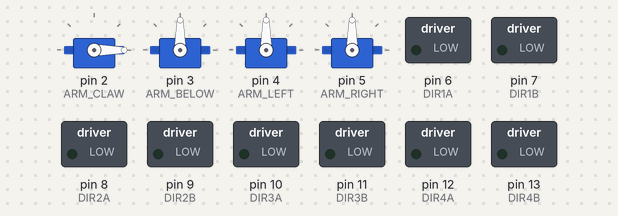
This sketch was run on a simulated Arduino Uno, built with avr-gcc and run on an emulated ATmega328P. On the bench: 4 × servo, switched loads named in the sketch (green lamp = pin HIGH).

Above: at 1.05 s.
At 2.55 s:
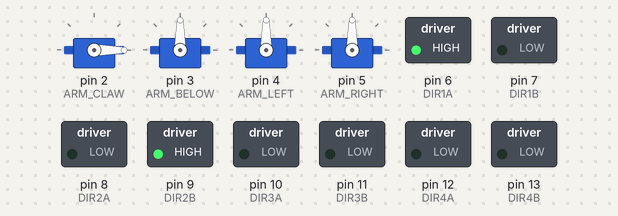
At 4.05 s:
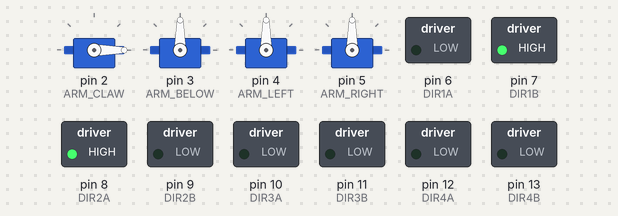
At 7.05 s:
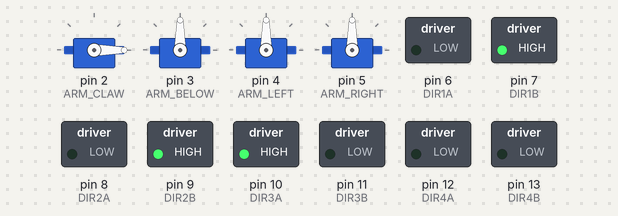
At 10.05 s:
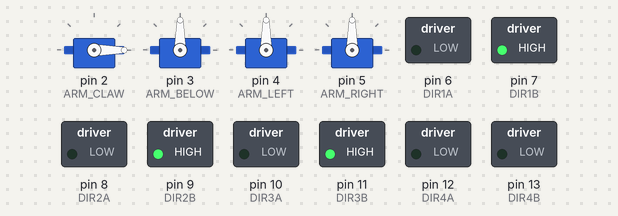
At 13.05 s:
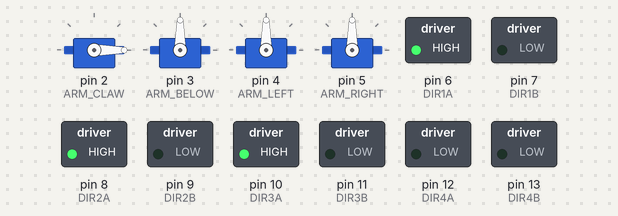
Timing chart, 0 to 14.9 s (numbered marks = the images above):
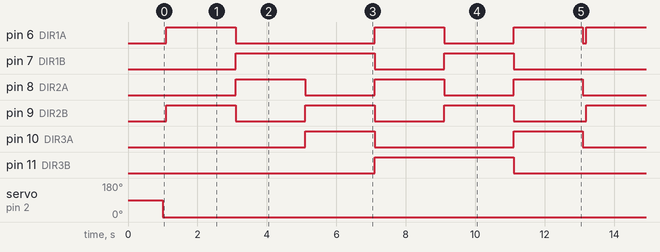

Measured:
- by itself, pin 6 (DIR1A): repeats every 12.1 s: LOW 4.0 s, HIGH 2.0 s, LOW 2.0 s, HIGH 2.0 s, LOW 0.10 s, HIGH 2.0 s
- by itself, pin 7 (DIR1B): repeats every 12.1 s: LOW 2.0 s, HIGH 2.0 s, LOW 4.1 s, HIGH 4.0 s
- by itself, pin 8 (DIR2A), pin 9 (DIR2B): alternates HIGH for 2.0 s and LOW for 2.0 s
- by itself, pin 10 (DIR3A): alternates HIGH for 2.0 s and LOW for 4.0 s
- by itself, pin 11 (DIR3B): alternates HIGH for 4.0 s and LOW for 8.1 s
- by itself, servo on pin 2 (ARM_CLAW): 90° → 0° at 1.0 s

The sketch:

Zhuhai_AROS.ino
```cpp
/*
 Name:		Zhuhai_AROS.ino
 Created:	2018/12/8 2:39:19
 Author:	xbina
*/

#include <Arduino.h>
#include <Servo.h>;
#include <ros.h>;
#include <PID_v1.h>
#include "Zhuhai_AROS.h"

//电机端口
#define DIR1A 6		//Motor 1A
#define DIR1B 7		//Motor 1B
#define DIR1P 		//Motor 1 PWM

#define DIR2A 8		//Motor 2A
#define DIR2B 9		//Motor 2B
#define DIR2P 		//Motor 2 PWM

#define DIR3A 10	//Motor 3A
#define DIR3B 11	//Motor 3B
#define DIR3P 		//Motor 3 PWM

#define DIR4A 12	//Motor 4A
#define DIR4B 13	//Motor 4B
#define DIR4P		//Motor 4 PWM
//舵机端口
#define ARM_CLAW	2	//机械臂爪舵机
#define ARM_BELOW	3	//机械臂旋转舵机
#define ARM_LEFT	4	//左舵机
#define ARM_RIGHT	5	//右舵机

Servo a_claw, a_below, a_left, a_right;
int a_c_angle, a_b_angle, a_l_angle, a_r_angle = 180;

/*****************************************************************

  L298N:
  IN1	IN2		运动
  ------------------
  LOW	LOW		停止
  HIGH	LOW		正转
  LOW	HIGH	反转
  HIGH	HIGH	制动
  (制动就是短路电机线圈，达到制动效果)
  IN1的输入是HIGH/LOW
  IN2的输入是HIGH/LOW/PWM
  调速使用IN2
		Y
		*A
				X
	*B		*C
	LEFT	RIGHT

  电机减速比不允许使用'='，使用'<'/'>'代替
  The End...
*****************************************************************/

// the setup function runs once when you press reset or power the board
void setup() {
	// put your setup code here, to run once:
	//初始化串口通信，通信双方bps必须一致
	Serial.begin(9600);

	//设置舵机端口
	a_claw.attach(ARM_CLAW);
	a_below.attach(ARM_BELOW);
	a_left.attach(ARM_LEFT);
	a_right.attach(ARM_RIGHT);

	//设置控制L298N电机端口为输出
	pinMode(DIR1A, OUTPUT);
	pinMode(DIR1B, OUTPUT);
	pinMode(DIR2A, OUTPUT);
	pinMode(DIR2B, OUTPUT);
	pinMode(DIR3A, OUTPUT);
	pinMode(DIR3B, OUTPUT);
	pinMode(DIR4A, OUTPUT);
	pinMode(DIR4B, OUTPUT);

	delay(1000);	//延迟1秒
}

// the loop function runs over and over again until power down or reset
void loop()
{
	a_claw.write(a_c_angle);
	a_claw.write(a_c_angle);
	a_claw.write(a_c_angle);
	delay(100);

	Forward();
	delay(2000);
	Stop();

	Back();
	delay(2000);
	Stop();

	Left();
	delay(2000);
	Stop();

	Right()

		;
	delay(2000);
	Stop();

	Y_Left();
	delay(2000);
	Stop();

	Y_Right();
	delay(2000);
	Stop();
	/*
	if (Serial.available() > 0) {//如果缓存区有东西
		switch (Serial.read()) {
		case 'P':
			Serial.println("P,okey");
			break;

			//前
		case 'f':
			Forward();
			delay(1000);
			Stop();
			Serial.println("forward,okey");
			break;

			//后
		case 'b':
			Back();
			delay(1000);
			Stop();
			Serial.println("back,okey");
			break;

			//左
		case 'l':
			Left();
			delay(1000);
			Stop();
			Serial.println("left,okey");
			break;

			//右
		case 'r':
			Right();
			delay(1000);
			Stop();
			Serial.println("right,okey");
			break;
			//左
		case '5':
			Y_Left();
			delay(1000);
			Stop();
			Serial.println("left,okey");
			break;

			//右
		case '6':
			Y_Right();
			delay(1000);
			Stop();
			Serial.println("right,okey");
			break;

		case 's':
			Stop();
			Serial.println("stop,okey");
			break;

		case '1':
			Serial.println("1");
			break;

		case '2':
			break;

		case '3':
			break;

		case '4':
			break;

		default:
			break;
		}
	}*/
}

//前进，Y轴上下移动
void Forward()
{
	//A轮电机
	digitalWrite(DIR1A, HIGH);
	digitalWrite(DIR1B, LOW);

	//B轮电机
	digitalWrite(DIR2A, LOW);
	digitalWrite(DIR2B, HIGH);

	//C轮置0
	analogWrite(DIR3B, 0);
}

//后退，Y轴上下移动
void Back()
{
	digitalWrite(DIR1A, LOW);
	digitalWrite(DIR1B, HIGH);

	digitalWrite(DIR2A, HIGH);
	digitalWrite(DIR2B, LOW);

	analogWrite(DIR3B, 0);
}

//左平移，X轴移动
void Left()
{
	digitalWrite(DIR1A, LOW);
	digitalWrite(DIR1B, HIGH);

	digitalWrite(DIR2A, LOW);
	digitalWrite(DIR2B, HIGH);

	digitalWrite(DIR3A, HIGH);
	digitalWrite(DIR3B, LOW);
}

//右平移，X轴移动
void Right()
{
	digitalWrite(DIR1A, HIGH);
	digitalWrite(DIR1B, LOW);

	digitalWrite(DIR2A, HIGH);
	digitalWrite(DIR2B, LOW);

	digitalWrite(DIR3A, LOW);
	digitalWrite(DIR3B, HIGH);
}

//左原地转
void Y_Left()
{
	digitalWrite(DIR1A, LOW);
	digitalWrite(DIR1B, HIGH);

	digitalWrite(DIR2A, LOW);
	digitalWrite(DIR2B, HIGH);

	digitalWrite(DIR3A, LOW);
	digitalWrite(DIR3B, HIGH);
}

//右原地转
void Y_Right()
{

	digitalWrite(DIR1A, HIGH);
	digitalWrite(DIR1B, LOW);

	digitalWrite(DIR2A, HIGH);
	digitalWrite(DIR2B, LOW);

	digitalWrite(DIR3A, HIGH);
	digitalWrite(DIR3B, LOW);
}

//停止
void Stop()
{
	digitalWrite(DIR1A, LOW);
	digitalWrite(DIR1B, LOW);
	digitalWrite(DIR2A, LOW);
	digitalWrite(DIR2B, LOW);
	digitalWrite(DIR3A, LOW);
	digitalWrite(DIR3B, LOW);
}
```

Zhuhai_AROS.h
```cpp
#pragma once
#pragma once
void Forward();
void Back();
void Left();
void Right();
void Y_Left();
void Y_Right();
void Stop();
```
